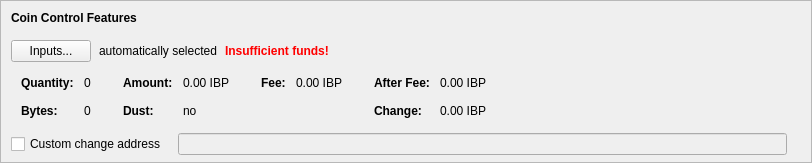
    <widget class="QFrame" name="frameCoinControl">
     <property name="sizePolicy">
      <sizepolicy hsizetype="Expanding" vsizetype="Expanding">
       <horstretch>0</horstretch>
       <verstretch>0</verstretch>
      </sizepolicy>
     </property>
     <property name="maximumSize">
      <size>
       <width>16777215</width>
       <height>16777215</height>
      </size>
     </property>
     <property name="frameShape">
      <enum>QFrame::StyledPanel</enum>
     </property>
     <property name="frameShadow">
      <enum>QFrame::Sunken</enum>
     </property>
     <layout class="QVBoxLayout" name="verticalLayoutCoinControl2">
      <property name="spacing">
       <number>0</number>
      </property>
      <property name="leftMargin">
       <number>0</number>
      </property>
      <property name="topMargin">
       <number>0</number>
      </property>
      <property name="rightMargin">
       <number>0</number>
      </property>
      <property name="bottomMargin">
       <number>6</number>
      </property>
      <item>
       <layout class="QVBoxLayout" name="verticalLayoutCoinControl" stretch="0,0,0,0,1">
        <property name="spacing">
         <number>0</number>
        </property>
        <property name="leftMargin">
         <number>10</number>
        </property>
        <property name="topMargin">
         <number>10</number>
        </property>
        <item>
         <layout class="QHBoxLayout" name="horizontalLayoutCoinControl1">
          <property name="bottomMargin">
           <number>15</number>
          </property>
          <item>
           <widget class="QLabel" name="labelCoinControlFeatures">
            <property name="sizePolicy">
             <sizepolicy hsizetype="Preferred" vsizetype="Maximum">
              <horstretch>0</horstretch>
              <verstretch>0</verstretch>
             </sizepolicy>
            </property>
            <property name="font">
             <font>
              <weight>75</weight>
              <bold>true</bold>
             </font>
            </property>
            <property name="styleSheet">
             <string notr="true">font-weight:bold;</string>
            </property>
            <property name="text">
             <string>Coin Control Features</string>
            </property>
           </widget>
          </item>
         </layout>
        </item>
        <item>
         <layout class="QHBoxLayout" name="horizontalLayoutCoinControl2" stretch="0,0,0,0">
          <property name="spacing">
           <number>8</number>
          </property>
          <property name="bottomMargin">
           <number>10</number>
          </property>
          <item>
           <widget class="QPushButton" name="pushButtonCoinControl">
            <property name="styleSheet">
             <string notr="true"/>
            </property>
            <property name="text">
             <string>Inputs...</string>
            </property>
            <property name="autoDefault">
             <bool>false</bool>
            </property>
           </widget>
          </item>
          <item>
           <widget class="QLabel" name="labelCoinControlAutomaticallySelected">
            <property name="text">
             <string>automatically selected</string>
            </property>
            <property name="margin">
             <number>5</number>
            </property>
           </widget>
          </item>
          <item>
           <widget class="QLabel" name="labelCoinControlInsuffFunds">
            <property name="font">
             <font>
              <weight>75</weight>
              <bold>true</bold>
             </font>
            </property>
            <property name="styleSheet">
             <string notr="true">color:red;font-weight:bold;</string>
            </property>
            <property name="text">
             <string>Insufficient funds!</string>
            </property>
            <property name="margin">
             <number>5</number>
            </property>
           </widget>
          </item>
          <item>
           <spacer name="horizontalSpacerCoinControl">
            <property name="orientation">
             <enum>Qt::Horizontal</enum>
            </property>
            <property name="sizeHint" stdset="0">
             <size>
              <width>40</width>
              <height>1</height>
             </size>
            </property>
           </spacer>
          </item>
         </layout>
        </item>
        <item>
         <widget class="QWidget" name="widgetCoinControl" native="true">
          <property name="sizePolicy">
           <sizepolicy hsizetype="Preferred" vsizetype="Preferred">
            <horstretch>0</horstretch>
            <verstretch>0</verstretch>
           </sizepolicy>
          </property>
          <property name="minimumSize">
           <size>
            <width>0</width>
            <height>0</height>
           </size>
          </property>
          <property name="styleSheet">
           <string notr="true"/>
          </property>
          <layout class="QHBoxLayout" name="horizontalLayoutCoinControl5">
           <property name="leftMargin">
            <number>0</number>
           </property>
           <property name="topMargin">
            <number>0</number>
           </property>
           <property name="rightMargin">
            <number>0</number>
           </property>
           <property name="bottomMargin">
            <number>0</number>
           </property>
           <item>
            <layout class="QHBoxLayout" name="horizontalLayoutCoinControl3" stretch="0,0,0,1">
             <property name="spacing">
              <number>20</number>
             </property>
             <property name="topMargin">
              <number>0</number>
             </property>
             <property name="bottomMargin">
              <number>10</number>
             </property>
             <item>
              <layout class="QFormLayout" name="formLayoutCoinControl1">
               <property name="horizontalSpacing">
                <number>10</number>
               </property>
               <property name="verticalSpacing">
                <number>14</number>
               </property>
               <property name="leftMargin">
                <number>10</number>
               </property>
               <property name="topMargin">
                <number>4</number>
               </property>
               <property name="rightMargin">
                <number>6</number>
               </property>
               <item row="0" column="0">
                <widget class="QLabel" name="labelCoinControlQuantityText">
                 <property name="font">
                  <font>
                   <weight>75</weight>
                   <bold>true</bold>
                  </font>
                 </property>
                 <property name="text">
                  <string>Quantity:</string>
                 </property>
                 <property name="margin">
                  <number>0</number>
                 </property>
                </widget>
               </item>
               <item row="0" column="1">
                <widget class="QLabel" name="labelCoinControlQuantity">
                 <property name="cursor">
                  <cursorShape>IBeamCursor</cursorShape>
                 </property>
                 <property name="contextMenuPolicy">
                  <enum>Qt::ActionsContextMenu</enum>
                 </property>
                 <property name="text">
                  <string notr="true">0</string>
                 </property>
                 <property name="margin">
                  <number>0</number>
                 </property>
                 <property name="textInteractionFlags">
                  <set>Qt::LinksAccessibleByMouse|Qt::TextSelectableByKeyboard|Qt::TextSelectableByMouse</set>
                 </property>
                </widget>
               </item>
               <item row="1" column="0">
                <widget class="QLabel" name="labelCoinControlBytesText">
                 <property name="font">
                  <font>
                   <weight>75</weight>
                   <bold>true</bold>
                  </font>
                 </property>
                 <property name="text">
                  <string>Bytes:</string>
                 </property>
                </widget>
               </item>
               <item row="1" column="1">
                <widget class="QLabel" name="labelCoinControlBytes">
                 <property name="cursor">
                  <cursorShape>IBeamCursor</cursorShape>
                 </property>
                 <property name="contextMenuPolicy">
                  <enum>Qt::ActionsContextMenu</enum>
                 </property>
                 <property name="text">
                  <string notr="true">0</string>
                 </property>
                 <property name="textInteractionFlags">
                  <set>Qt::LinksAccessibleByMouse|Qt::TextSelectableByKeyboard|Qt::TextSelectableByMouse</set>
                 </property>
                </widget>
               </item>
              </layout>
             </item>
             <item>
              <layout class="QFormLayout" name="formLayoutCoinControl2">
               <property name="horizontalSpacing">
                <number>10</number>
               </property>
               <property name="verticalSpacing">
                <number>14</number>
               </property>
               <property name="leftMargin">
                <number>6</number>
               </property>
               <property name="topMargin">
                <number>4</number>
               </property>
               <property name="rightMargin">
                <number>6</number>
               </property>
               <item row="0" column="0">
                <widget class="QLabel" name="labelCoinControlAmountText">
                 <property name="font">
                  <font>
                   <weight>75</weight>
                   <bold>true</bold>
                  </font>
                 </property>
                 <property name="text">
                  <string>Amount:</string>
                 </property>
                 <property name="margin">
                  <number>0</number>
                 </property>
                </widget>
               </item>
               <item row="0" column="1">
                <widget class="QLabel" name="labelCoinControlAmount">
                 <property name="cursor">
                  <cursorShape>IBeamCursor</cursorShape>
                 </property>
                 <property name="contextMenuPolicy">
                  <enum>Qt::ActionsContextMenu</enum>
                 </property>
                 <property name="text">
                  <string notr="true">0.00 IBP</string>
                 </property>
                 <property name="textInteractionFlags">
                  <set>Qt::LinksAccessibleByMouse|Qt::TextSelectableByKeyboard|Qt::TextSelectableByMouse</set>
                 </property>
                </widget>
               </item>
               <item row="1" column="0">
                <widget class="QLabel" name="labelCoinControlLowOutputText">
                 <property name="font">
                  <font>
                   <weight>75</weight>
                   <bold>true</bold>
                  </font>
                 </property>
                 <property name="text">
                  <string>Dust:</string>
                 </property>
                </widget>
               </item>
               <item row="1" column="1">
                <widget class="QLabel" name="labelCoinControlLowOutput">
                 <property name="cursor">
                  <cursorShape>IBeamCursor</cursorShape>
                 </property>
                 <property name="contextMenuPolicy">
                  <enum>Qt::ActionsContextMenu</enum>
                 </property>
                 <property name="text">
                  <string notr="true">no</string>
                 </property>
                 <property name="textInteractionFlags">
                  <set>Qt::LinksAccessibleByMouse|Qt::TextSelectableByKeyboard|Qt::TextSelectableByMouse</set>
                 </property>
                </widget>
               </item>
              </layout>
             </item>
             <item>
              <layout class="QFormLayout" name="formLayoutCoinControl3">
               <property name="horizontalSpacing">
                <number>10</number>
               </property>
               <property name="verticalSpacing">
                <number>14</number>
               </property>
               <property name="leftMargin">
                <number>6</number>
               </property>
               <property name="topMargin">
                <number>4</number>
               </property>
               <property name="rightMargin">
                <number>6</number>
               </property>
               <item row="0" column="0">
                <widget class="QLabel" name="labelCoinControlFeeText">
                 <property name="font">
                  <font>
                   <weight>75</weight>
                   <bold>true</bold>
                  </font>
                 </property>
                 <property name="text">
                  <string>Fee:</string>
                 </property>
                 <property name="margin">
                  <number>0</number>
                 </property>
                </widget>
               </item>
               <item row="0" column="1">
                <widget class="QLabel" name="labelCoinControlFee">
                 <property name="cursor">
                  <cursorShape>IBeamCursor</cursorShape>
                 </property>
                 <property name="contextMenuPolicy">
                  <enum>Qt::ActionsContextMenu</enum>
                 </property>
                 <property name="text">
                  <string notr="true">0.00 IBP</string>
                 </property>
                 <property name="textInteractionFlags">
                  <set>Qt::LinksAccessibleByMouse|Qt::TextSelectableByKeyboard|Qt::TextSelectableByMouse</set>
                 </property>
                </widget>
               </item>
             </layout>
             </item>
             <item>
              <layout class="QFormLayout" name="formLayoutCoinControl4">
               <property name="horizontalSpacing">
                <number>10</number>
               </property>
               <property name="verticalSpacing">
                <number>14</number>
               </property>
               <property name="leftMargin">
                <number>6</number>
               </property>
               <property name="topMargin">
                <number>4</number>
               </property>
               <property name="rightMargin">
                <number>6</number>
               </property>
               <item row="0" column="0">
                <widget class="QLabel" name="labelCoinControlAfterFeeText">
                 <property name="font">
                  <font>
                   <weight>75</weight>
                   <bold>true</bold>
                  </font>
                 </property>
                 <property name="text">
                  <string>After Fee:</string>
                 </property>
                 <property name="margin">
                  <number>0</number>
                 </property>
                </widget>
               </item>
               <item row="0" column="1">
                <widget class="QLabel" name="labelCoinControlAfterFee">
                 <property name="cursor">
                  <cursorShape>IBeamCursor</cursorShape>
                 </property>
                 <property name="contextMenuPolicy">
                  <enum>Qt::ActionsContextMenu</enum>
                 </property>
                 <property name="text">
                  <string notr="true">0.00 IBP</string>
                 </property>
                 <property name="textInteractionFlags">
                  <set>Qt::LinksAccessibleByMouse|Qt::TextSelectableByKeyboard|Qt::TextSelectableByMouse</set>
                 </property>
                </widget>
               </item>
               <item row="1" column="0">
                <widget class="QLabel" name="labelCoinControlChangeText">
                 <property name="font">
                  <font>
                   <weight>75</weight>
                   <bold>true</bold>
                  </font>
                 </property>
                 <property name="text">
                  <string>Change:</string>
                 </property>
                </widget>
               </item>
               <item row="1" column="1">
                <widget class="QLabel" name="labelCoinControlChange">
                 <property name="cursor">
                  <cursorShape>IBeamCursor</cursorShape>
                 </property>
                 <property name="contextMenuPolicy">
                  <enum>Qt::ActionsContextMenu</enum>
                 </property>
                 <property name="text">
                  <string notr="true">0.00 IBP</string>
                 </property>
                 <property name="textInteractionFlags">
                  <set>Qt::LinksAccessibleByMouse|Qt::TextSelectableByKeyboard|Qt::TextSelectableByMouse</set>
                 </property>
                </widget>
               </item>
              </layout>
             </item>
            </layout>
           </item>
          </layout>
         </widget>
        </item>
        <item>
         <layout class="QHBoxLayout" name="horizontalLayoutCoinControl4" stretch="0,0,0">
          <property name="spacing">
           <number>12</number>
          </property>
          <property name="sizeConstraint">
           <enum>QLayout::SetDefaultConstraint</enum>
          </property>
          <property name="topMargin">
           <number>5</number>
          </property>
          <property name="rightMargin">
           <number>5</number>
          </property>
          <item>
           <widget class="QCheckBox" name="checkBoxCoinControlChange">
            <property name="toolTip">
             <string>If this is activated, but the change address is empty or invalid, change will be sent to a newly generated address.</string>
            </property>
            <property name="text">
             <string>Custom change address</string>
            </property>
           </widget>
          </item>
          <item>
           <widget class="QValidatedLineEdit" name="lineEditCoinControlChange">
            <property name="enabled">
             <bool>false</bool>
            </property>
            <property name="sizePolicy">
             <sizepolicy hsizetype="Expanding" vsizetype="Fixed">
              <horstretch>0</horstretch>
              <verstretch>0</verstretch>
             </sizepolicy>
            </property>
           </widget>
          </item>
          <item>
           <widget class="QLabel" name="labelCoinControlChangeLabel">
            <property name="sizePolicy">
             <sizepolicy hsizetype="Preferred" vsizetype="Expanding">
              <horstretch>0</horstretch>
              <verstretch>0</verstretch>
             </sizepolicy>
            </property>
            <property name="minimumSize">
             <size>
              <width>0</width>
              <height>0</height>
             </size>
            </property>
            <property name="text">
             <string/>
            </property>
            <property name="margin">
             <number>3</number>
            </property>
           </widget>
          </item>
         </layout>
        </item>
        <item>
         <spacer name="verticalSpacerCoinControl">
          <property name="orientation">
           <enum>Qt::Vertical</enum>
          </property>
          <property name="sizeHint" stdset="0">
           <size>
            <width>800</width>
            <height>1</height>
           </size>
          </property>
         </spacer>
        </item>
       </layout>
      </item>
     </layout>
    </widget>
